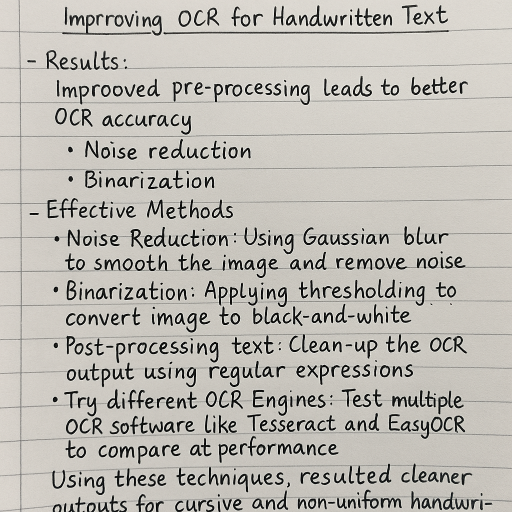
#> input picture ChatGPT Image May 11, 2025, 03_41_06 PM.png, 1024 x 1024 px (shown at 1/2 size)
$ python -i utils.py   (imports and definitions only)
#> lines starting #> are read from the running program, lines starting #| are printed output that depends on the picture; after the words box and inside, x2 and y2 are one past the last pixel; in counts of white or black regions, pixels touching at a corner belong together
#> further down, picture is the input picture: shape (1024, 1024, 3); mean B, G, R 178.5, 185, 187.9
import re
import cv2
import numpy as np
import pytesseract

def preprocess_image(image):
    """
    Preprocess the image using advanced upscaling, adaptive thresholding, and noise reduction.
    """
    # Upscale image (e.g., 1.5x size)
    scale_percent = 150  # Increase size by 150%
    width = int(image.shape[1] * scale_percent / 100)
#> width = 1536
    height = int(image.shape[0] * scale_percent / 100)
#> height = 1536
    image = cv2.resize(image, (width, height), interpolation=cv2.INTER_CUBIC)
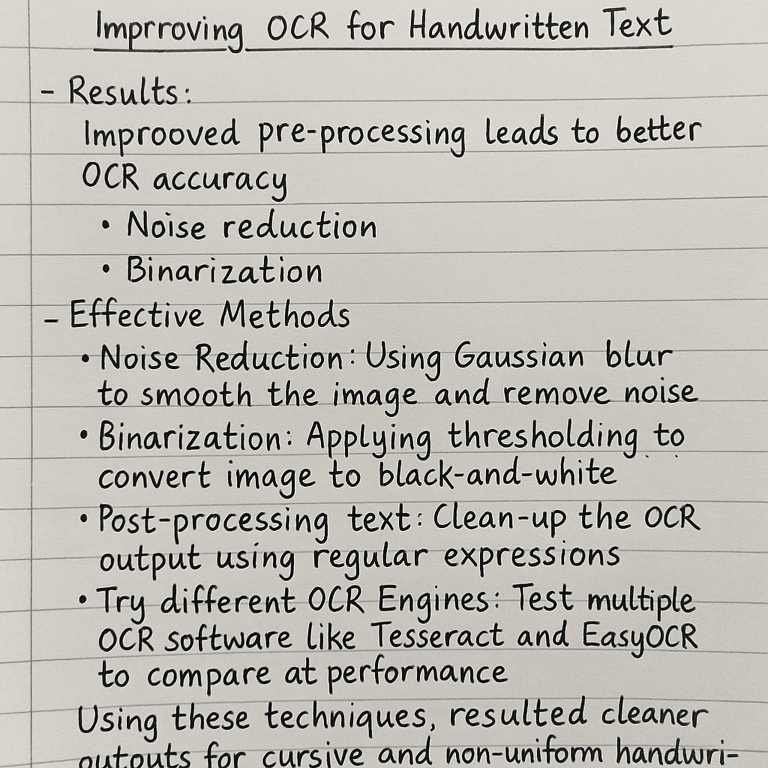
#> image: shape (1536, 1536, 3) (shown at 1/2 size); mean of channels 0, 1, 2 178.6, 185, 188; drawn as B, G, R

    # Convert to grayscale
    gray = cv2.cvtColor(image, cv2.COLOR_BGR2GRAY)

    # Enhance contrast
    gray = cv2.convertScaleAbs(gray, alpha=1.5, beta=0)
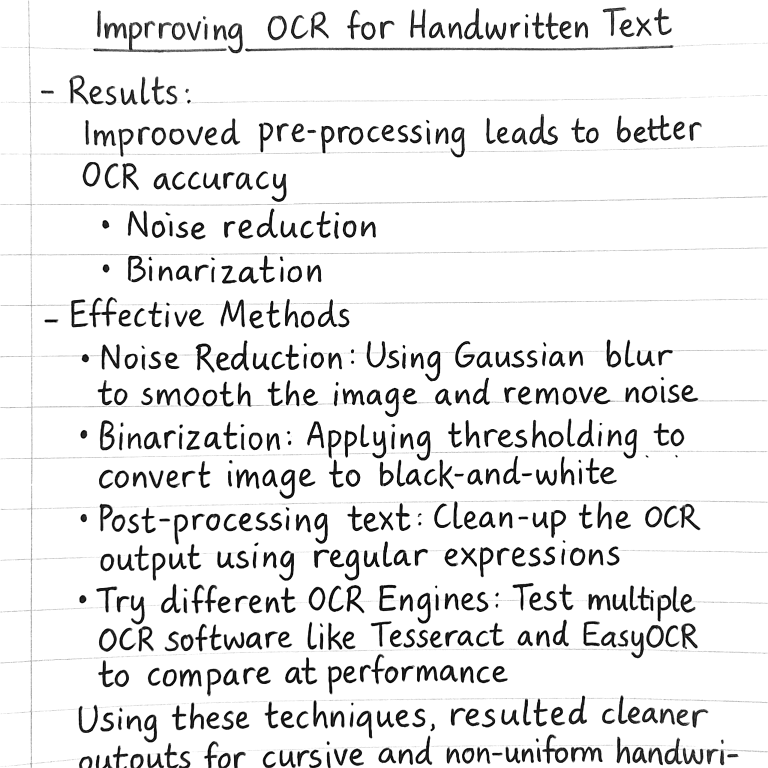
#> gray: shape (1536, 1536) (shown at 1/2 size); min 0, max 255, mean 232.6

    # Denoising using GaussianBlur
    gray = cv2.GaussianBlur(gray, (5, 5), 0)

    # Adaptive thresholding (better contrast for handwriting)
    thresh = cv2.adaptiveThreshold(
        gray, 255,
        cv2.ADAPTIVE_THRESH_GAUSSIAN_C,
        cv2.THRESH_BINARY_INV, 11, 2
    )
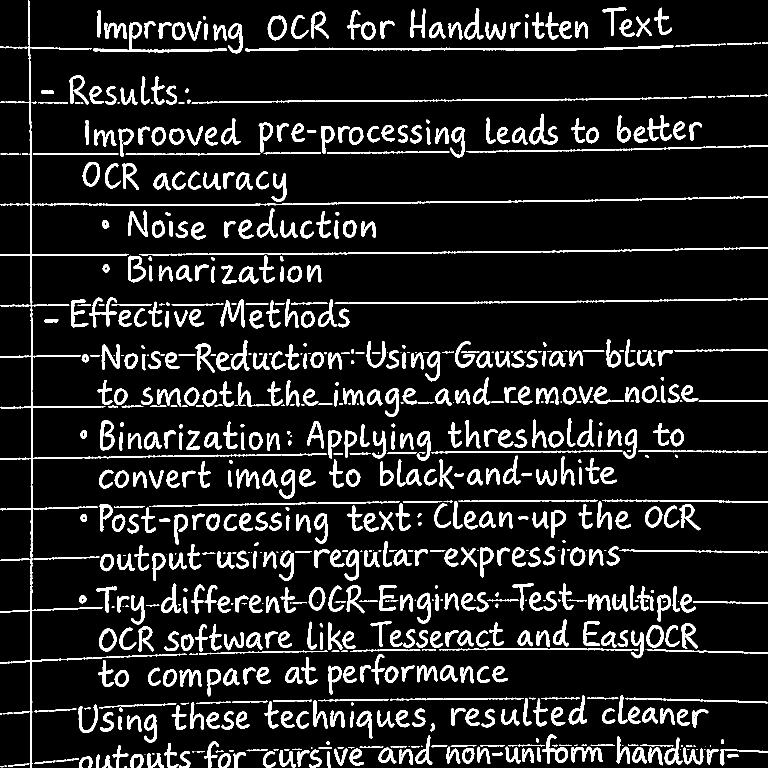
#> thresh: shape (1536, 1536) (shown at 1/2 size); 11.7% white; 799 white regions (107 under 20 px), largest, box (x1, y1, x2, y2) and area: (0, 0, 1536, 969) 10115, (490, 90, 1347, 103) 3767, (278, 494, 1536, 511) 3679

    # Morphological operation to thicken handwriting (dilation)
    kernel = np.ones((2, 2), np.uint8)
    thresh = cv2.dilate(thresh, kernel, iterations=1)
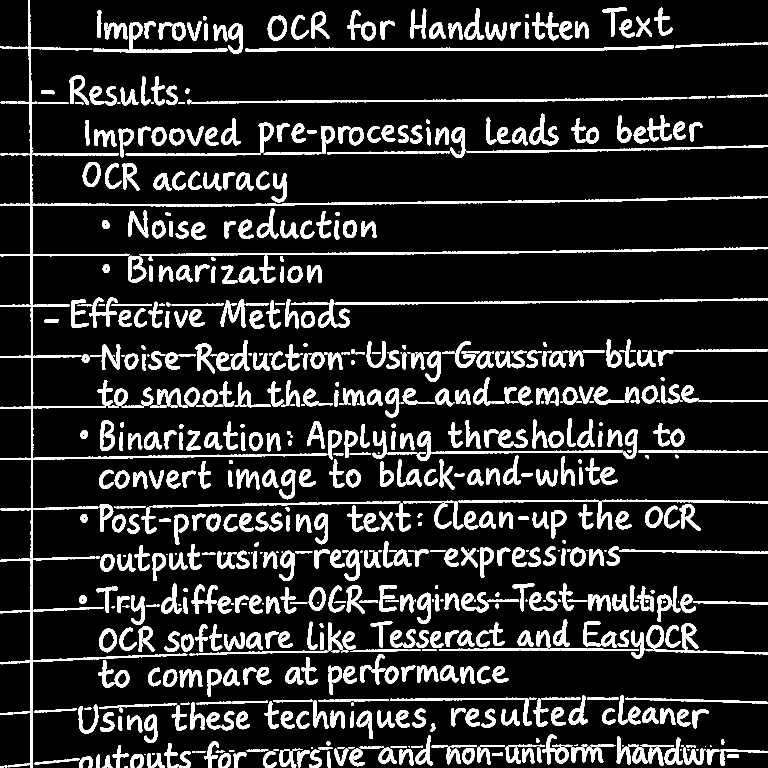
#> thresh: shape (1536, 1536) (shown at 1/2 size); 14.8% white; 764 white regions (61 under 20 px), largest, box (x1, y1, x2, y2) and area: (0, 0, 1536, 970) 16938, (0, 971, 375, 1536) 5866, (278, 494, 1536, 512) 5069


    return thresh

# [79 lines left out: functions clean_extracted_text, save_text_to_file, format_text, extract_text_line_by_line, not called in this run]

>>> import cv2
>>> picture = cv2.imread('ChatGPT Image May 11, 2025, 03_41_06 PM.png')
>>> result = preprocess_image(picture)
